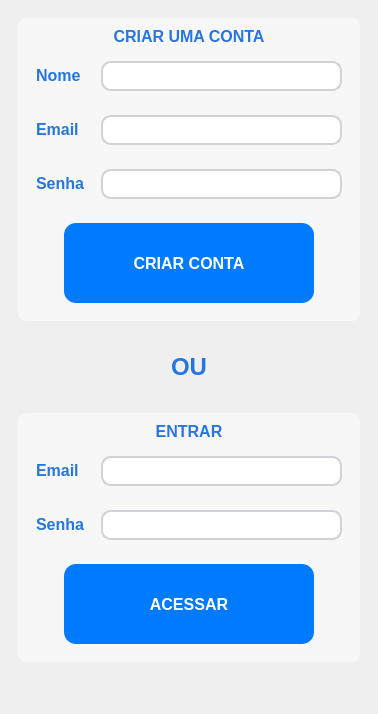
<?xml version="1.0" encoding="UTF-8"?>
<ui version="4.0">
 <class>Form</class>
 <widget class="QWidget" name="Form">
  <property name="geometry">
   <rect>
    <x>0</x>
    <y>0</y>
    <width>378</width>
    <height>714</height>
   </rect>
  </property>
  <property name="windowTitle">
   <string>Form</string>
  </property>
  <property name="styleSheet">
   <string notr="true">border-radius:8px;</string>
  </property>
  <layout class="QVBoxLayout" name="verticalLayout">
   <property name="spacing">
    <number>0</number>
   </property>
   <property name="leftMargin">
    <number>0</number>
   </property>
   <property name="topMargin">
    <number>0</number>
   </property>
   <property name="rightMargin">
    <number>0</number>
   </property>
   <property name="bottomMargin">
    <number>0</number>
   </property>
   <item>
    <widget class="QWidget" name="widget_4" native="true">
     <layout class="QVBoxLayout" name="verticalLayout_2">
      <item>
       <widget class="QWidget" name="widget_3" native="true">
        <property name="sizePolicy">
         <sizepolicy hsizetype="Preferred" vsizetype="MinimumExpanding">
          <horstretch>0</horstretch>
          <verstretch>0</verstretch>
         </sizepolicy>
        </property>
        <property name="styleSheet">
         <string notr="true"/>
        </property>
        <layout class="QVBoxLayout" name="verticalLayout_6">
         <item alignment="Qt::AlignVCenter">
          <widget class="QWidget" name="widget_8" native="true">
           <property name="sizePolicy">
            <sizepolicy hsizetype="Preferred" vsizetype="MinimumExpanding">
             <horstretch>0</horstretch>
             <verstretch>0</verstretch>
            </sizepolicy>
           </property>
           <property name="styleSheet">
            <string notr="true">background-color: rgb(247, 247, 247);</string>
           </property>
           <layout class="QVBoxLayout" name="verticalLayout_8">
            <item>
             <widget class="QLabel" name="label_7">
              <property name="text">
               <string>&lt;html&gt;&lt;head/&gt;&lt;body&gt;&lt;p align=&quot;center&quot;&gt;&lt;span style=&quot; font-size:12pt; font-weight:600; color:#2776dd;&quot;&gt;CRIAR UMA CONTA&lt;/span&gt;&lt;/p&gt;&lt;/body&gt;&lt;/html&gt;</string>
              </property>
             </widget>
            </item>
            <item alignment="Qt::AlignTop">
             <widget class="QWidget" name="widget_9" native="true">
              <layout class="QHBoxLayout" name="horizontalLayout">
               <property name="spacing">
                <number>15</number>
               </property>
               <item>
                <widget class="QLabel" name="label_2">
                 <property name="minimumSize">
                  <size>
                   <width>50</width>
                   <height>0</height>
                  </size>
                 </property>
                 <property name="maximumSize">
                  <size>
                   <width>50</width>
                   <height>16777215</height>
                  </size>
                 </property>
                 <property name="text">
                  <string>&lt;html&gt;&lt;head/&gt;&lt;body&gt;&lt;p&gt;&lt;span style=&quot; font-size:12pt; font-weight:600; color:#2776dc;&quot;&gt;Nome&lt;/span&gt;&lt;/p&gt;&lt;/body&gt;&lt;/html&gt;</string>
                 </property>
                </widget>
               </item>
               <item>
                <widget class="QLineEdit" name="nome">
                 <property name="sizePolicy">
                  <sizepolicy hsizetype="Expanding" vsizetype="Fixed">
                   <horstretch>0</horstretch>
                   <verstretch>0</verstretch>
                  </sizepolicy>
                 </property>
                 <property name="minimumSize">
                  <size>
                   <width>0</width>
                   <height>30</height>
                  </size>
                 </property>
                 <property name="styleSheet">
                  <string notr="true">QLineEdit {
    background-color: #FFFFFF;        /* fundo branco iOS */
    color: #1C1C1E;                   /* texto preto iOS */
    border: 1.5px solid #D1D1D6;      /* cinza leve iOS */
    border-radius: 10px;              /* canto arredondado iOS */
    font-size: 12px;
}

QLineEdit:focus {
    border: 1.5px solid #007AFF;      /* azul iOS quando focado */
    outline: none;
}</string>
                 </property>
                 <property name="placeholderText">
                  <string/>
                 </property>
                </widget>
               </item>
              </layout>
             </widget>
            </item>
            <item>
             <widget class="QWidget" name="widget_11" native="true">
              <layout class="QHBoxLayout" name="horizontalLayout_2">
               <property name="spacing">
                <number>15</number>
               </property>
               <item>
                <widget class="QLabel" name="label_4">
                 <property name="minimumSize">
                  <size>
                   <width>50</width>
                   <height>0</height>
                  </size>
                 </property>
                 <property name="maximumSize">
                  <size>
                   <width>50</width>
                   <height>16777215</height>
                  </size>
                 </property>
                 <property name="text">
                  <string>&lt;html&gt;&lt;head/&gt;&lt;body&gt;&lt;p&gt;&lt;span style=&quot; font-size:12pt; font-weight:600; color:#2776dc;&quot;&gt;Email&lt;/span&gt;&lt;/p&gt;&lt;/body&gt;&lt;/html&gt;</string>
                 </property>
                </widget>
               </item>
               <item>
                <widget class="QLineEdit" name="email">
                 <property name="minimumSize">
                  <size>
                   <width>0</width>
                   <height>30</height>
                  </size>
                 </property>
                 <property name="styleSheet">
                  <string notr="true">QLineEdit {
    background-color: #FFFFFF;        /* fundo branco iOS */
    color: #1C1C1E;                   /* texto preto iOS */
    border: 1.5px solid #D1D1D6;      /* cinza leve iOS */
    border-radius: 10px;              /* canto arredondado iOS */
    font-size: 12px;
}

QLineEdit:focus {
    border: 1.5px solid #007AFF;      /* azul iOS quando focado */
    outline: none;
}</string>
                 </property>
                 <property name="placeholderText">
                  <string/>
                 </property>
                </widget>
               </item>
              </layout>
             </widget>
            </item>
            <item>
             <widget class="QWidget" name="widget_12" native="true">
              <layout class="QHBoxLayout" name="horizontalLayout_3">
               <property name="spacing">
                <number>15</number>
               </property>
               <item>
                <widget class="QLabel" name="label_5">
                 <property name="minimumSize">
                  <size>
                   <width>50</width>
                   <height>0</height>
                  </size>
                 </property>
                 <property name="maximumSize">
                  <size>
                   <width>50</width>
                   <height>16777215</height>
                  </size>
                 </property>
                 <property name="text">
                  <string>&lt;html&gt;&lt;head/&gt;&lt;body&gt;&lt;p&gt;&lt;span style=&quot; font-size:12pt; font-weight:600; color:#2776dc;&quot;&gt;Senha&lt;/span&gt;&lt;/p&gt;&lt;/body&gt;&lt;/html&gt;</string>
                 </property>
                </widget>
               </item>
               <item>
                <widget class="QLineEdit" name="password">
                 <property name="minimumSize">
                  <size>
                   <width>0</width>
                   <height>30</height>
                  </size>
                 </property>
                 <property name="styleSheet">
                  <string notr="true">QLineEdit {
    background-color: #FFFFFF;        /* fundo branco iOS */
    color: #1C1C1E;                   /* texto preto iOS */
    border: 1.5px solid #D1D1D6;      /* cinza leve iOS */
    border-radius: 10px;              /* canto arredondado iOS */
    font-size: 12px;
}

QLineEdit:focus {
    border: 1.5px solid #007AFF;      /* azul iOS quando focado */
    outline: none;
}</string>
                 </property>
                 <property name="placeholderText">
                  <string/>
                 </property>
                </widget>
               </item>
              </layout>
             </widget>
            </item>
            <item>
             <widget class="QWidget" name="widget" native="true">
              <layout class="QHBoxLayout" name="horizontalLayout_6">
               <item>
                <widget class="QPushButton" name="create">
                 <property name="minimumSize">
                  <size>
                   <width>250</width>
                   <height>80</height>
                  </size>
                 </property>
                 <property name="maximumSize">
                  <size>
                   <width>250</width>
                   <height>80</height>
                  </size>
                 </property>
                 <property name="styleSheet">
                  <string notr="true">QPushButton {
    background-color: #007AFF;       /* Azul padrão iOS */
    color: white;
    border-radius: 12px;             /* iOS usa bordas mais suaves */
    padding: 10px 20px;
    font-size: 16px;
    font-weight: 600;                /* semi-bold padrão iOS */
    border: none;                    /* sem borda visível */
}

QPushButton:hover {
    background-color: #0A84FF;       /* Azul iOS Hover – levemente mais claro */
}

QPushButton:pressed {
    background-color: #0063CC;       /* Azul iOS Pressed – um pouco mais escuro */
}
</string>
                 </property>
                 <property name="text">
                  <string>CRIAR CONTA</string>
                 </property>
                </widget>
               </item>
              </layout>
             </widget>
            </item>
           </layout>
          </widget>
         </item>
         <item alignment="Qt::AlignHCenter|Qt::AlignVCenter">
          <widget class="QWidget" name="widget_14" native="true">
           <property name="minimumSize">
            <size>
             <width>0</width>
             <height>80</height>
            </size>
           </property>
           <layout class="QVBoxLayout" name="verticalLayout_3">
            <item>
             <widget class="QLabel" name="label">
              <property name="sizePolicy">
               <sizepolicy hsizetype="Maximum" vsizetype="Preferred">
                <horstretch>0</horstretch>
                <verstretch>0</verstretch>
               </sizepolicy>
              </property>
              <property name="text">
               <string>&lt;html&gt;&lt;head/&gt;&lt;body&gt;&lt;p align=&quot;center&quot;&gt;&lt;span style=&quot; font-size:18pt; font-weight:600; color:#2776dd;&quot;&gt;OU&lt;/span&gt;&lt;/p&gt;&lt;/body&gt;&lt;/html&gt;</string>
              </property>
             </widget>
            </item>
           </layout>
          </widget>
         </item>
         <item alignment="Qt::AlignTop">
          <widget class="QWidget" name="widget_7" native="true">
           <property name="sizePolicy">
            <sizepolicy hsizetype="Preferred" vsizetype="MinimumExpanding">
             <horstretch>0</horstretch>
             <verstretch>0</verstretch>
            </sizepolicy>
           </property>
           <property name="styleSheet">
            <string notr="true">background-color: rgb(247, 247, 247);</string>
           </property>
           <layout class="QVBoxLayout" name="verticalLayout_7">
            <item>
             <widget class="QLabel" name="label_8">
              <property name="text">
               <string>&lt;html&gt;&lt;head/&gt;&lt;body&gt;&lt;p align=&quot;center&quot;&gt;&lt;span style=&quot; font-size:12pt; font-weight:600; color:#2776dd;&quot;&gt;ENTRAR&lt;/span&gt;&lt;/p&gt;&lt;/body&gt;&lt;/html&gt;</string>
              </property>
             </widget>
            </item>
            <item>
             <widget class="QWidget" name="widget_10" native="true">
              <layout class="QHBoxLayout" name="horizontalLayout_5">
               <property name="spacing">
                <number>15</number>
               </property>
               <item>
                <widget class="QLabel" name="label_3">
                 <property name="minimumSize">
                  <size>
                   <width>50</width>
                   <height>0</height>
                  </size>
                 </property>
                 <property name="maximumSize">
                  <size>
                   <width>50</width>
                   <height>16777215</height>
                  </size>
                 </property>
                 <property name="text">
                  <string>&lt;html&gt;&lt;head/&gt;&lt;body&gt;&lt;p&gt;&lt;span style=&quot; font-size:12pt; font-weight:600; color:#2776dc;&quot;&gt;Email&lt;/span&gt;&lt;/p&gt;&lt;/body&gt;&lt;/html&gt;</string>
                 </property>
                </widget>
               </item>
               <item>
                <widget class="QLineEdit" name="email_2">
                 <property name="minimumSize">
                  <size>
                   <width>0</width>
                   <height>30</height>
                  </size>
                 </property>
                 <property name="styleSheet">
                  <string notr="true">QLineEdit {
    background-color: #FFFFFF;        /* fundo branco iOS */
    color: #1C1C1E;                   /* texto preto iOS */
    border: 1.5px solid #D1D1D6;      /* cinza leve iOS */
    border-radius: 10px;              /* canto arredondado iOS */
    font-size: 12px;
}

QLineEdit:focus {
    border: 1.5px solid #007AFF;      /* azul iOS quando focado */
    outline: none;
}</string>
                 </property>
                 <property name="placeholderText">
                  <string/>
                 </property>
                </widget>
               </item>
              </layout>
             </widget>
            </item>
            <item>
             <widget class="QWidget" name="widget_13" native="true">
              <layout class="QHBoxLayout" name="horizontalLayout_4">
               <property name="spacing">
                <number>15</number>
               </property>
               <item>
                <widget class="QLabel" name="label_6">
                 <property name="minimumSize">
                  <size>
                   <width>50</width>
                   <height>0</height>
                  </size>
                 </property>
                 <property name="maximumSize">
                  <size>
                   <width>50</width>
                   <height>16777215</height>
                  </size>
                 </property>
                 <property name="text">
                  <string>&lt;html&gt;&lt;head/&gt;&lt;body&gt;&lt;p&gt;&lt;span style=&quot; font-size:12pt; font-weight:600; color:#2776dc;&quot;&gt;Senha&lt;/span&gt;&lt;/p&gt;&lt;/body&gt;&lt;/html&gt;</string>
                 </property>
                </widget>
               </item>
               <item>
                <widget class="QLineEdit" name="password_2">
                 <property name="minimumSize">
                  <size>
                   <width>0</width>
                   <height>30</height>
                  </size>
                 </property>
                 <property name="styleSheet">
                  <string notr="true">QLineEdit {
    background-color: #FFFFFF;        /* fundo branco iOS */
    color: #1C1C1E;                   /* texto preto iOS */
    border: 1.5px solid #D1D1D6;      /* cinza leve iOS */
    border-radius: 10px;              /* canto arredondado iOS */
    font-size: 12px;
}

QLineEdit:focus {
    border: 1.5px solid #007AFF;      /* azul iOS quando focado */
    outline: none;
}</string>
                 </property>
                 <property name="placeholderText">
                  <string/>
                 </property>
                </widget>
               </item>
              </layout>
             </widget>
            </item>
            <item alignment="Qt::AlignHCenter">
             <widget class="QWidget" name="widget_15" native="true">
              <layout class="QVBoxLayout" name="verticalLayout_9">
               <item>
                <widget class="QPushButton" name="login">
                 <property name="minimumSize">
                  <size>
                   <width>250</width>
                   <height>80</height>
                  </size>
                 </property>
                 <property name="maximumSize">
                  <size>
                   <width>250</width>
                   <height>80</height>
                  </size>
                 </property>
                 <property name="styleSheet">
                  <string notr="true">QPushButton {
    background-color: #007AFF;       /* Azul padrão iOS */
    color: white;
    border-radius: 12px;             /* iOS usa bordas mais suaves */
    padding: 10px 20px;
    font-size: 16px;
    font-weight: 600;                /* semi-bold padrão iOS */
    border: none;                    /* sem borda visível */
}

QPushButton:hover {
    background-color: #0A84FF;       /* Azul iOS Hover – levemente mais claro */
}

QPushButton:pressed {
    background-color: #0063CC;       /* Azul iOS Pressed – um pouco mais escuro */
}
</string>
                 </property>
                 <property name="text">
                  <string>ACESSAR</string>
                 </property>
                </widget>
               </item>
              </layout>
             </widget>
            </item>
           </layout>
          </widget>
         </item>
         <item>
          <widget class="QWidget" name="widget_6" native="true">
           <property name="sizePolicy">
            <sizepolicy hsizetype="Preferred" vsizetype="Expanding">
             <horstretch>0</horstretch>
             <verstretch>0</verstretch>
            </sizepolicy>
           </property>
          </widget>
         </item>
        </layout>
       </widget>
      </item>
     </layout>
    </widget>
   </item>
   <item alignment="Qt::AlignHCenter|Qt::AlignVCenter">
    <widget class="QWidget" name="widget_2" native="true">
     <layout class="QVBoxLayout" name="verticalLayout_4">
      <item alignment="Qt::AlignHCenter|Qt::AlignVCenter">
       <widget class="QWidget" name="widget_5" native="true">
        <layout class="QVBoxLayout" name="verticalLayout_5">
         <property name="spacing">
          <number>0</number>
         </property>
         <property name="leftMargin">
          <number>0</number>
         </property>
         <property name="topMargin">
          <number>0</number>
         </property>
         <property name="rightMargin">
          <number>0</number>
         </property>
         <property name="bottomMargin">
          <number>0</number>
         </property>
        </layout>
       </widget>
      </item>
     </layout>
    </widget>
   </item>
  </layout>
 </widget>
 <resources/>
 <connections/>
</ui>
